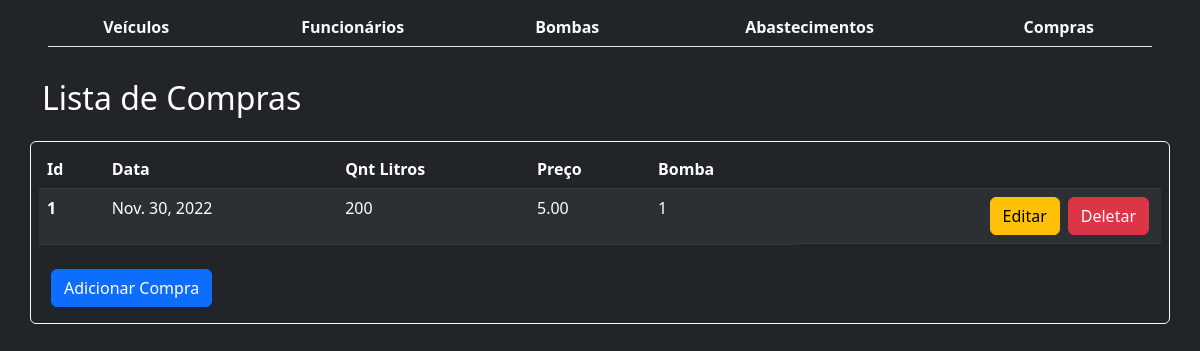
The app's page /compras/ with its own data.
### Abastecimento/models.py (models this page shows, shortened)
class CompraCombustivel(models.Model):
    data = models.DateField()
    quantidadelitros = models.PositiveSmallIntegerField()
    precolitro = models.DecimalField(max_digits=5, decimal_places=2)
    bomba = models.ManyToManyField(Bomba)

class Bomba(models.Model):
    tipocombustivel = models.CharField(max_length=100)
    quantidadedeestoque = models.PositiveSmallIntegerField()
    capacidadebomba = models.PositiveSmallIntegerField()

### Abastecimento/views.py (the view)
# urls.py: path('compras/', CompraList.as_view(), name='compra_list'),
class CompraList(ListView):
    model = CompraCombustivel

### Abastecimento/templates/abastecimento/CompraCombustivel_list.html
{% extends "abastecimento/base.html" %}
{% block body %}
<nav class="navbar bg-dark" style="color:white;">
        <div class="container">
                <h2>Lista de Compras</h2>
        </div>
</nav>
<div class="container p-2 mt-2 bg-dark justify-content-center border border-light rounded">
        <div class="d-flex justify-content-center">
                <table class="table table-dark table-striped justify-content-center">
                        <thead>
                                <tr>
                                        <th scope="col">Id</th>
                                        <th scope="col">Data</th>
                                        <th scope="col">Qnt Litros</th>
                                        <th scope="col">Preço</th>
                                        <th scope="col">Bomba</th>
                                        <th scope="col"></th>
                                </tr>
                        </thead>
                        <tbody>
                                {% for object in object_list %}
                                <tr>
                                        <th scope="row">{{ object.id }}</th>
                                        <td>{{ object.data }}</td>
                                        <td>{{ object.quantidadelitros }}</td>
                                        <td>{{ object.precolitro }}</td>
                                        <td>{% for bomba in object.bomba.all %}
                                                {{ bomba.pk }}
                                            {% endfor %}</td>
                                        <td class='d-flex justify-content-end'>
                                                <a class='mx-1' href="{% url 'editar_compra' object.id %}"><button
                                                                type="button"
                                                                class="btn btn-warning">Editar</button></a>
                                                <a class='mx-1' href="{% url 'del_compra' object.id %}"><button
                                                                type="button" class="btn btn-danger">Deletar</button></a>
                                        </td>
                                </tr>
                                {% endfor %}
                        </tbody>
                </table>
        </div>
        <div class="container d-flex my-2">
                <a href="{% url 'criar_compra' %}"><button type="button" class="btn btn-primary">Adicionar
                                Compra</button></a>
        </div>
</div>
{% endblock %}

### Abastecimento/static/css/style.css (style rules this page uses)
body { font-family: 'Roboto', sans-serif; margin: 0px; background: black; }
a { text-decoration: none; }

### records on screen
CompraCombustivel: id "1", data "Nov. 30, 2022", quantidadelitros "200", precolitro "5.00"
Bomba: pk "1"
